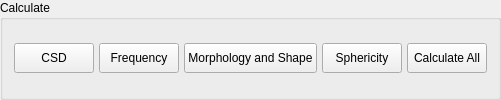
          <widget class="QGroupBox" name="gb_calculate">
           <property name="title">
            <string>Calculate</string>
           </property>
           <layout class="QHBoxLayout" name="horizontalLayout_10" stretch="1,1,1,1,1">
            <property name="spacing">
             <number>5</number>
            </property>
            <item>
             <widget class="QPushButton" name="btn_cal_csd">
              <property name="minimumSize">
               <size>
                <width>0</width>
                <height>30</height>
               </size>
              </property>
              <property name="text">
               <string>CSD</string>
              </property>
             </widget>
            </item>
            <item>
             <widget class="QPushButton" name="btn_cal_frequency">
              <property name="minimumSize">
               <size>
                <width>0</width>
                <height>30</height>
               </size>
              </property>
              <property name="text">
               <string>Frequency</string>
              </property>
             </widget>
            </item>
            <item>
             <widget class="QPushButton" name="btn_cal_shape">
              <property name="minimumSize">
               <size>
                <width>0</width>
                <height>30</height>
               </size>
              </property>
              <property name="text">
               <string>Morphology and Shape</string>
              </property>
             </widget>
            </item>
            <item>
             <widget class="QPushButton" name="btn_cal_sphericity">
              <property name="minimumSize">
               <size>
                <width>0</width>
                <height>30</height>
               </size>
              </property>
              <property name="text">
               <string>Sphericity</string>
              </property>
             </widget>
            </item>
            <item>
             <widget class="QPushButton" name="btn_cal_all">
              <property name="minimumSize">
               <size>
                <width>0</width>
                <height>30</height>
               </size>
              </property>
              <property name="text">
               <string>Calculate All</string>
              </property>
             </widget>
            </item>
           </layout>
          </widget>
